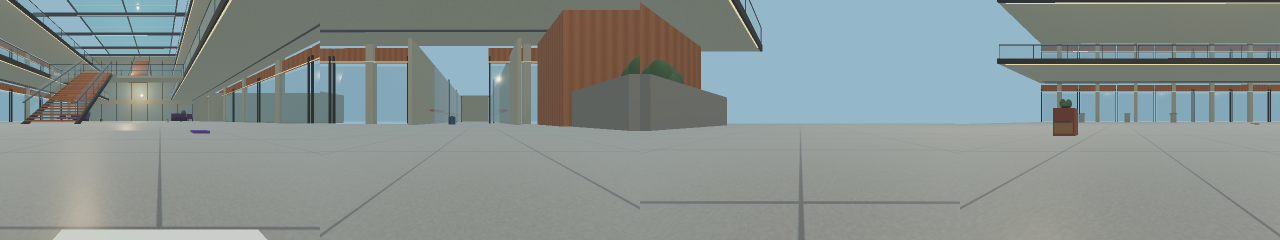
#> input picture simulation-indoors/validation/periodic_snapshot_example.png, 2560 x 480 px (shown at 1/2 size)
$ python -i quality.py   (imports and definitions only)
#> lines starting #> are read from the running program, lines starting #| are printed output that depends on the picture
"""Reject unusable frames and ungrounded candidates before they can create listings.
No simulator labels, item catalog or object positions are consulted.
"""
from __future__ import annotations
import math,re
from PIL import Image,ImageStat

GENERIC=set('a an the small large big tiny dark light colored colour colored rectangular rectangle round square cylindrical flat object objects item items thing something personal portable belonging belongings unknown unclear unidentifiable other unidentified plastic metal rubber leather fabric wooden shape solid smooth surface raised edge black white red blue green yellow orange purple brown gray grey silver gold pink teal clear transparent multicolor navy olive rust'.split())
FIXTURES=set('bench benches slat slats armrest backrest furniture chair table desk wall building ground floor tile pavement path railing column pillar tree plant planter bin trashcan sign fixture'.split())
ALIASES={'rucksack':'backpack','knapsack':'backpack','macbook':'laptop','computer':'laptop','cellphone':'phone','smartphone':'phone','cell':'phone','flask':'bottle','tumbler':'bottle','notebook':'book','textbook':'book','soccer':'ball','football':'ball','ducky':'duck'}

def image_quality_reason(image: Image.Image) -> str | None:
 gray=image.convert('L').resize((96,72))
 if ImageStat.Stat(gray).stddev[0]<2.0 or gray.entropy()<0.3:return 'blank or near-uniform image'
 if sum(gray.histogram()[:8])/ (96*72)>.995:return 'black/loading image'
 return None

def type_words(item: dict) -> set[str]:
 title=str(item.get('title') or item.get('object_type') or '').lower()
 # Ignore placement/context prose when deciding what the candidate itself is.
 title=re.split(r'\b(?:on|near|beside|under|next to|sitting|resting|lying)\b',title)[0]
 tokens={ALIASES.get(w,w)for w in re.findall('[a-z]+',title)}
 if tokens&FIXTURES:return set()
 specific={w for w in tokens if len(w)>2 and w not in GENERIC}
 anchors=specific & set('backpack laptop phone bottle book duck ball wallet keys umbrella headphones glasses sunglasses jacket charger bag hat lunchbox shoe skateboard calculator watch purse'.split())
 return anchors or specific

def candidate_reason(item: dict,width: int,height: int,min_long_side: int=48) -> str | None:
 box=item.get('box',{})
 try:coords=[box[k]for k in ('x1','y1','x2','y2')]
 except (KeyError,TypeError):return 'missing bounding box'
 if any(isinstance(v,bool)or not isinstance(v,(int,float))or not math.isfinite(v)for v in coords):return 'invalid bounding box'
 x1,y1,x2,y2=coords;w=x2-x1;h=y2-y1
 if x1<0 or y1<0 or x2>width or y2>height or w<12 or h<12 or max(w,h)<min_long_side:return 'small, clipped or out-of-frame candidate'
 if w*h/(width*height)>.15:return 'candidate covers too much of the scene'
 if item.get('part_of_scene')is True or item.get('clearly_visible')is False or item.get('is_lost_item')is False:return 'model rejected candidate'
 if not type_words(item):return 'generic or structural identification'
 return None

>>> from PIL import Image
>>> picture = Image.open('../../simulation-indoors/validation/periodic_snapshot_example.png')
#> picture is the input picture: PIL image 2560x480 RGB; mean R, G, B 135.2, 144.2, 141.7
>>> result = image_quality_reason(picture)
#> in image_quality_reason, `gray=image.convert('L').resize((96,72))`:
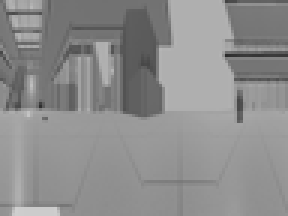
#> gray: PIL image 96x72 L (shown 3 times larger); min 44, max 207, mean 141.2
